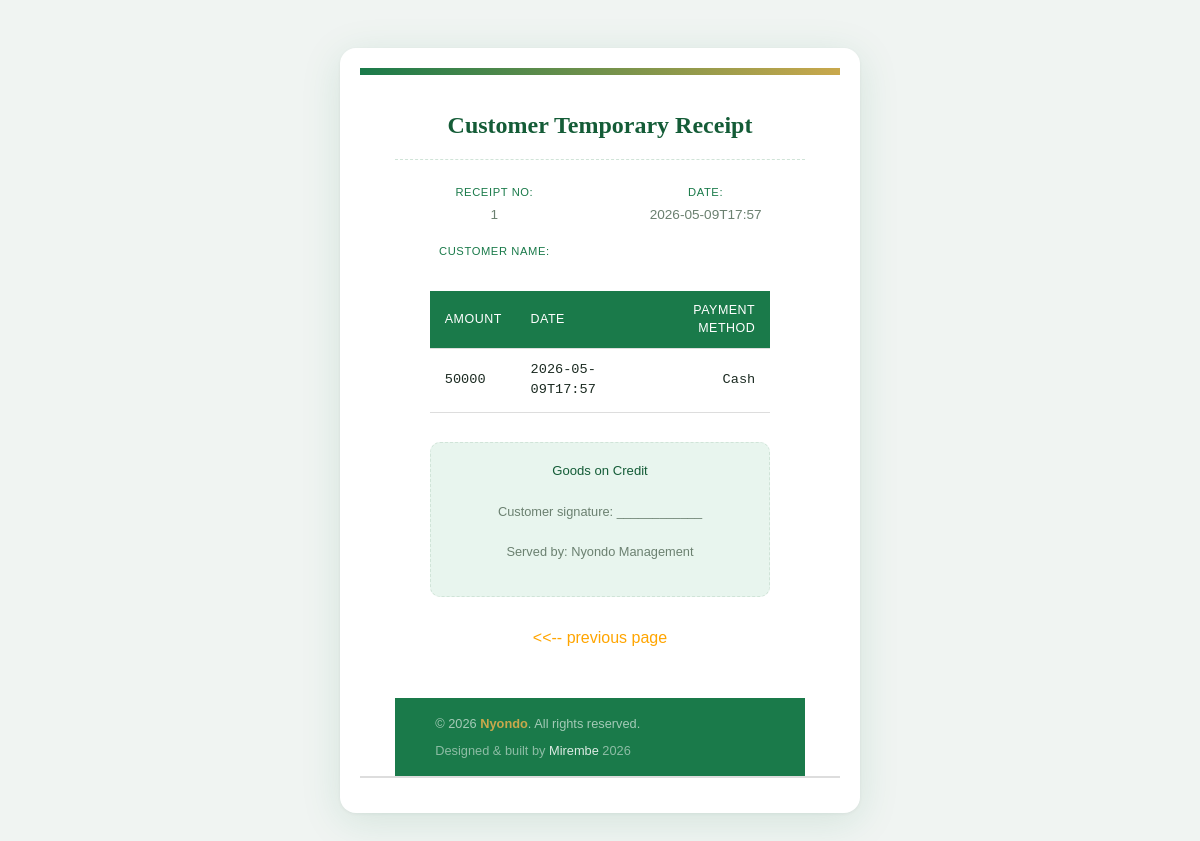
/home3/1/edit/, run on the app's committed database.
### hardwareapp/models.py (models this page shows)
class Register(models.Model):
    name = models.CharField(max_length=255)
    nin = models.CharField(max_length=255)
    phone = models.IntegerField()
    address = models.CharField(max_length=255)
    date = models.CharField(max_length=255,null=True)
    select_product = models.CharField(max_length=255)
    amount = models.IntegerField()
    payment_method = models.CharField(max_length=255)

### hardwareapp/views.py (the view)
# urls.py: path('home3/<int:pk>/edit/',views.customer_detail, name='customer_detail'),
def customer_detail(request,pk):
    entry = get_object_or_404(Register,pk=pk)
    return render(request,'customer_edit.html',{'entry': entry})

### hardwareapp/templates/customer_edit.html (shortened to what this page needs)
{% extends 'base.html' %}
{% block content %}
<!DOCTYPE html>
<html lang="en">
<head>
</head>
<body>
<div class="receipt-container">
    <div class="header">
<div class="receipt">
    <p><strong>Customer Temporary Receipt</strong></p>
</div>
<div class="details">
    <p><strong>Receipt No:</strong> {{ entry.id }}</p>
    <p><strong>Date:</strong> {{ entry.date }}</p>
    <p><strong>Customer Name:</strong> {{ entry.customer_name }}</p>
</div>
<div class="items">
    <table>
        <thead>
            <tr>
                <th>Amount</th>
                <th>Date</th>
                <th>Payment Method</th>
            </tr>
        </thead>
        <tbody>
            <tr>
                <td>{{ entry.amount }}</td>
                <td>{{ entry.date}}</td>
                <td>{{ entry.payment_method }}</td>
            </tr>
        </tbody>
    </table>
</div>
<div class="footer">
    <p>Goods on Credit</p>
    <p>Customer signature: ____________</p>
    <p>Served by: Nyondo Management</p>
</div>
<a style="color: orange; text-decoration: none;" href="{% url 'home3'%}"><<-- previous page</a>
{% endblock %}

### hardwareapp/templates/base.html (style rules this page uses)
.footer { text-align: center; margin-top: 20px; font-size: 12px; color: #777; border-top: 1px solid #ddd; padding-top: 10px; }

### hardwareapp/templates/customer_edit.html (style rules this page uses)
body { font-family: Arial, sans-serif; background: #f4f6f8; padding: 20px; }
.receipt-container { width: 400px; margin: auto; background: #fff; padding: 20px; border-radius: 8px; box-shadow: 0 0 10px rgba(0,0,0,0.1); }
.header { text-align: center; border-bottom: 2px solid #ddd; margin-bottom: 15px; }
.details, .items { margin-bottom: 15px; }
.details p { margin: 5px 0; font-size: 14px; }
table { width: 100%; border-collapse: collapse; }
table th, table td { border-bottom: 1px solid #ddd; padding: 8px; text-align: left; font-size: 14px; }
:root { --green: #1a7a4a; --green-dark: #145c37; --green-light: #e8f5ee; --gold: #c9a84c; --bg: #f0f4f2; --white: #ffffff; --text: #1c2b22; --muted: #6b8070; --border: #d0e4d8; }
*, *::before, *::after { box-sizing: border-box; margin: 0; padding: 0; }
body { font-family: 'DM Sans', sans-serif; background: var(--bg); color: var(--text); min-height: 100vh; display: flex; align-items: flex-start; justify-content: center; padding: 3rem 1rem 5rem; }
.receipt-container { background: var(--white); width: 100%; max-width: 520px; border-radius: 16px; box-shadow: 0 8px 40px rgba(26,122,74,.13), 0 1px 4px rgba(0,0,0,.06); overflow: hidden; animation: popIn .4s ease both; }
.receipt-container::before { content: ''; display: block; height: 7px; background: linear-gradient(90deg, var(--green) 0%, var(--gold) 100%); }
.header { padding: 2rem 2.2rem 0; }
.receipt p { font-family: 'Playfair Display', serif; font-size: 1.5rem; color: var(--green-dark); text-align: center; padding-bottom: 1rem; border-bottom: 1.5px dashed var(--border); margin-bottom: 1.2rem; }
.details { display: grid; grid-template-columns: 1fr 1fr; gap: .45rem .8rem; margin-bottom: 1.5rem; }
.details p { font-size: .85rem; color: var(--muted); line-height: 1.6; }
.details p strong { display: block; font-size: .7rem; text-transform: uppercase; letter-spacing: .6px; color: var(--green); font-weight: 500; margin-bottom: .1rem; }
.items { padding: 0 2.2rem; margin-bottom: 1.8rem; }
.items table { width: 100%; border-collapse: collapse; font-size: .88rem; }
.items thead tr { background: var(--green); color: #fff; }
.items thead th { padding: .6rem .9rem; text-align: left; font-weight: 500; font-size: .78rem; text-transform: uppercase; letter-spacing: .5px; }
.items thead th:last-child, .items tbody td:last-child { text-align: right; }
.items tbody tr { border-bottom: 1px solid var(--border); transition: background .15s; }
.items tbody td { padding: .7rem .9rem; font-family: 'DM Mono', monospace; font-size: .85rem; color: var(--text); }
.footer { background: var(--green-light); margin: 0 2.2rem 1.8rem; border-radius: 10px; padding: 1rem 1.2rem; border: 1px dashed var(--border); }
.footer p { font-size: .8rem; color: var(--muted); line-height: 1.9; }
.footer p:first-child { font-weight: 500; color: var(--green-dark); font-size: .82rem; }
.footer { text-align: center; margin-top: 20px; font-size: 13px; }

### data on the page
Register: id "1", date "2026-05-09T17:57", amount "50000", payment_method "Cash"
